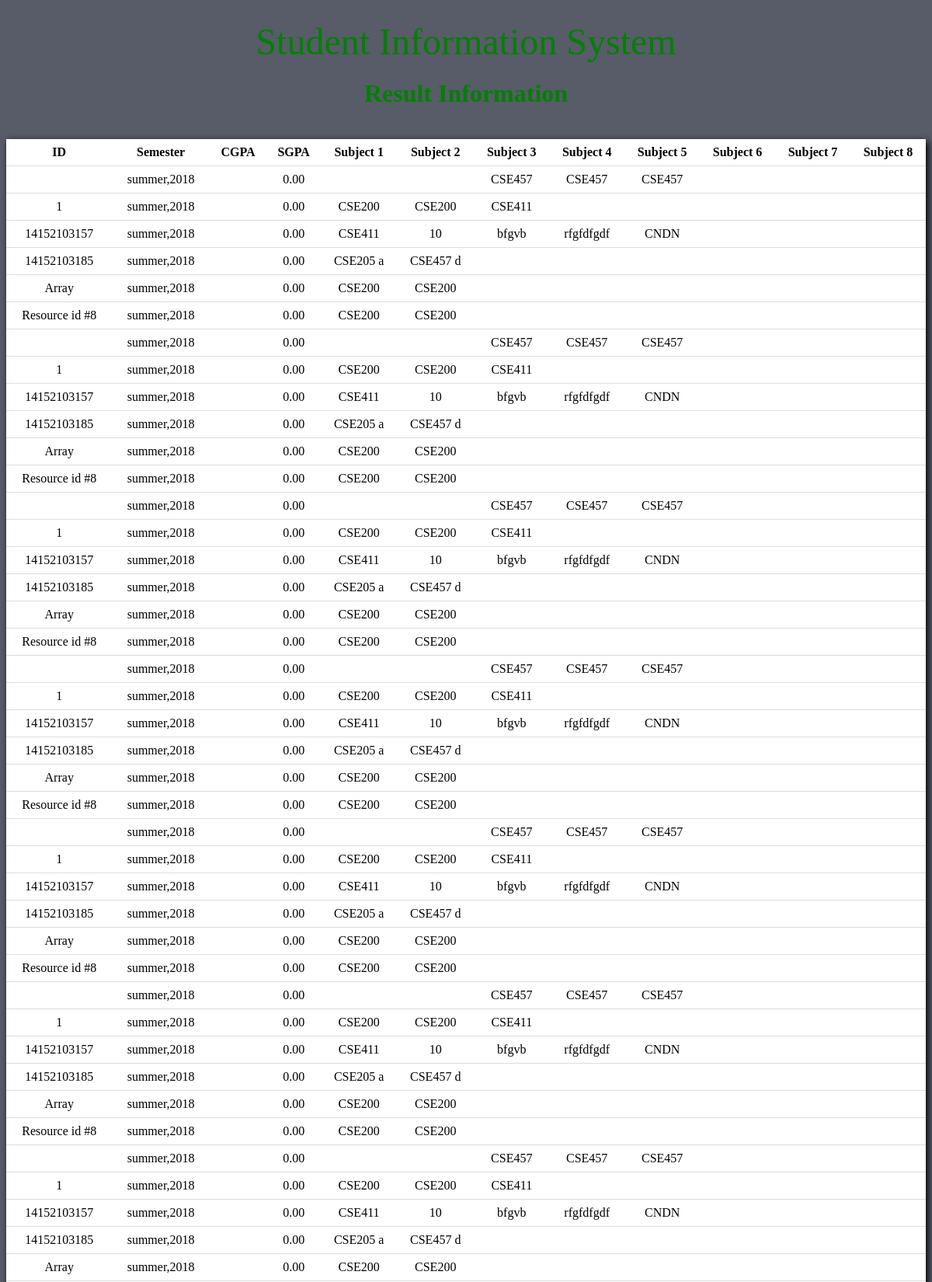
/view_semester_result_admin.php (upper part), run on the app's committed database.
### tables this page shows
CREATE TABLE `result` (
  `ID` varchar(50) NOT NULL,
  `semester` varchar(50) NOT NULL,
  `cgpa` varchar(50) NOT NULL,
  `sgpa` varchar(50) NOT NULL,
  `s1` varchar(50) NOT NULL,
  `s2` varchar(50) NOT NULL,
  `s3` varchar(500) NOT NULL,
  `s4` varchar(50) NOT NULL,
  `s5` varchar(50) NOT NULL,
  `s6` varchar(50) NOT NULL,
  `s7` varchar(50) NOT NULL,
  `s8` varchar(50) NOT NULL
);

### view_semester_result_admin.php (the view, shortened to what this page needs)
<!DOCTYPE html PUBLIC "-//W3C//DTD XHTML 1.0 Transitional//EN" "http://www.w3.org/TR/xhtml1/DTD/xhtml1-transitional.dtd">
<html xmlns="http://www.w3.org/1999/xhtml">
<head>
<link rel="stylesheet" type="text/css" href="Style/viewtablesearch.css" />
</head>
<body>
<br>
<center><font size="8" color="green">Student Information System</font></center>
<center><h1><font color="green">Result Information</font></h1></center>
<br>
	<table>
    	<tr>
		<th>ID</th>
			<th>Semester</th>
			<th>CGPA</th>
			<th>SGPA</th>
            <th>Subject 1</th>
            <th>Subject 2</th>
            <th>Subject 3</th>
			 <th>Subject 4</th>
			 <th>Subject 5</th>
			 <th>Subject 6</th>
			 <th>Subject 7</th>
			 <th>Subject 8</th>
    	</tr>
        <?php
			include "connect.php";
			$i = "select * from result";
			$h = mysql_query($i);
			while($tr=mysql_fetch_array($h))
			{
		?>
        <tr>
        	<td><?php echo $tr[0]; ?></td>
            <td> <?php echo $tr[1]; ?></td>
            <td><?php echo $tr[2]; ?></td>
            <td><?php echo $tr[3]; ?></td>
            <td><?php echo $tr[4]; ?></td>
			<td><?php echo $tr[5]; ?></td>
			<td><?php echo $tr[6]; ?></td>
			<td><?php echo $tr[7]; ?></td>
			<td><?php echo $tr[8]; ?></td>
			<td><?php echo $tr[9]; ?></td>
			<td><?php echo $tr[10]; ?></td>
			<td><?php echo $tr[11]; ?></td>
        </tr>
        <?php
			}
		?>
    </table>
</body>
</html>

### Style/viewtablesearch.css (style rules this page uses)
body { background:#575c68; background-repeat:no-repeat; ` background-size:cover; background-attachment:fixed; }
td,th { padding: 8px; text-align: center; border-bottom: 1px solid #ddd; }
table { border-collapse:collapse; width:100%; background:#FFF; height:auto; margin:auto; box-shadow:3px 3px 9px #000; }

### data on the page
result: semester "summer,2018", sgpa "0.00", s3 "CSE457", s4 "CSE457", s5 "CSE457"
result: ID "1", semester "summer,2018", sgpa "0.00", s1 "CSE200", s2 "CSE200", s3 "CSE411"
result: ID "14152103157", semester "summer,2018", sgpa "0.00", s1 "CSE411", s2 "10", s3 "bfgvb", s4 "rfgfdfgdf", s5 "CNDN"
result: ID "14152103185", semester "summer,2018", sgpa "0.00", s1 "CSE205 a", s2 "CSE457 d"
result: ID "Array", semester "summer,2018", sgpa "0.00", s1 "CSE200", s2 "CSE200"
result: ID "Resource id #8", semester "summer,2018", sgpa "0.00", s1 "CSE200", s2 "CSE200"
result: semester "summer,2018", sgpa "0.00", s3 "CSE457", s4 "CSE457", s5 "CSE457"
result: ID "1", semester "summer,2018", sgpa "0.00", s1 "CSE200", s2 "CSE200", s3 "CSE411"
result: ID "14152103157", semester "summer,2018", sgpa "0.00", s1 "CSE411", s2 "10", s3 "bfgvb", s4 "rfgfdfgdf", s5 "CNDN"
result: ID "14152103185", semester "summer,2018", sgpa "0.00", s1 "CSE205 a", s2 "CSE457 d"
result: ID "Array", semester "summer,2018", sgpa "0.00", s1 "CSE200", s2 "CSE200"
result: ID "Resource id #8", semester "summer,2018", sgpa "0.00", s1 "CSE200", s2 "CSE200"
result: semester "summer,2018", sgpa "0.00", s3 "CSE457", s4 "CSE457", s5 "CSE457"
result: ID "1", semester "summer,2018", sgpa "0.00", s1 "CSE200", s2 "CSE200", s3 "CSE411"
result: ID "14152103157", semester "summer,2018", sgpa "0.00", s1 "CSE411", s2 "10", s3 "bfgvb", s4 "rfgfdfgdf", s5 "CNDN"
result: ID "14152103185", semester "summer,2018", sgpa "0.00", s1 "CSE205 a", s2 "CSE457 d"
result: ID "Array", semester "summer,2018", sgpa "0.00", s1 "CSE200", s2 "CSE200"
result: ID "Resource id #8", semester "summer,2018", sgpa "0.00", s1 "CSE200", s2 "CSE200"
result: semester "summer,2018", sgpa "0.00", s3 "CSE457", s4 "CSE457", s5 "CSE457"
result: ID "1", semester "summer,2018", sgpa "0.00", s1 "CSE200", s2 "CSE200", s3 "CSE411"
result: ID "14152103157", semester "summer,2018", sgpa "0.00", s1 "CSE411", s2 "10", s3 "bfgvb", s4 "rfgfdfgdf", s5 "CNDN"
result: ID "14152103185", semester "summer,2018", sgpa "0.00", s1 "CSE205 a", s2 "CSE457 d"
result: ID "Array", semester "summer,2018", sgpa "0.00", s1 "CSE200", s2 "CSE200"
result: ID "Resource id #8", semester "summer,2018", sgpa "0.00", s1 "CSE200", s2 "CSE200"
result: semester "summer,2018", sgpa "0.00", s3 "CSE457", s4 "CSE457", s5 "CSE457"
result: ID "1", semester "summer,2018", sgpa "0.00", s1 "CSE200", s2 "CSE200", s3 "CSE411"
result: ID "14152103157", semester "summer,2018", sgpa "0.00", s1 "CSE411", s2 "10", s3 "bfgvb", s4 "rfgfdfgdf", s5 "CNDN"
result: ID "14152103185", semester "summer,2018", sgpa "0.00", s1 "CSE205 a", s2 "CSE457 d"
result: ID "Array", semester "summer,2018", sgpa "0.00", s1 "CSE200", s2 "CSE200"
result: ID "Resource id #8", semester "summer,2018", sgpa "0.00", s1 "CSE200", s2 "CSE200"
result: semester "summer,2018", sgpa "0.00", s3 "CSE457", s4 "CSE457", s5 "CSE457"
result: ID "1", semester "summer,2018", sgpa "0.00", s1 "CSE200", s2 "CSE200", s3 "CSE411"
result: ID "14152103157", semester "summer,2018", sgpa "0.00", s1 "CSE411", s2 "10", s3 "bfgvb", s4 "rfgfdfgdf", s5 "CNDN"
result: ID "14152103185", semester "summer,2018", sgpa "0.00", s1 "CSE205 a", s2 "CSE457 d"
result: ID "Array", semester "summer,2018", sgpa "0.00", s1 "CSE200", s2 "CSE200"
result: ID "Resource id #8", semester "summer,2018", sgpa "0.00", s1 "CSE200", s2 "CSE200"
result: semester "summer,2018", sgpa "0.00", s3 "CSE457", s4 "CSE457", s5 "CSE457"
result: ID "1", semester "summer,2018", sgpa "0.00", s1 "CSE200", s2 "CSE200", s3 "CSE411"
result: ID "14152103157", semester "summer,2018", sgpa "0.00", s1 "CSE411", s2 "10", s3 "bfgvb", s4 "rfgfdfgdf", s5 "CNDN"
result: ID "14152103185", semester "summer,2018", sgpa "0.00", s1 "CSE205 a", s2 "CSE457 d"
result: ID "Array", semester "summer,2018", sgpa "0.00", s1 "CSE200", s2 "CSE200"
